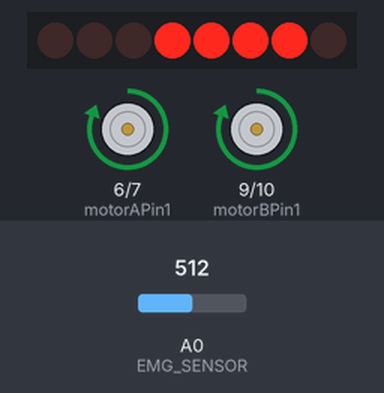
This sketch was run on a simulated Arduino Uno, built with avr-gcc and run on an emulated ATmega328P. On the bench: 8 shift-register outputs drawn as a row of LEDs (first output left, lit = HIGH), motor-driver pin pairs drawn as motors (green arrow = first pin HIGH = forward, orange = second pin HIGH = backward, longer = more drive, scaled by the enable pin). Wiring (inferred from the names in the program): shift register (74HC595): data pin 4; shift clock pin 3; latch pin 2. Wiring (inferred from the signals the program sends): row of LEDs: on Q0, Q1, Q2, Q3, Q4, Q5, Q6, Q7. The inputs (shaded band) are chosen by the test bench; at power-on: A0 (EMG_SENSOR) = 512. What the sketch prints to the serial monitor is not drawn.

Above: at 1.2 s.
1.3 s: A0 (EMG_SENSOR) set to 106
At 2.5 s:
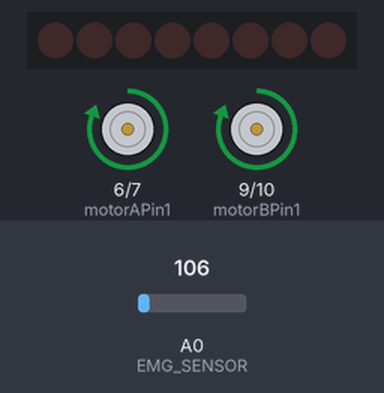
2.8 s: A0 (EMG_SENSOR) set to 90
At 3.9 s:
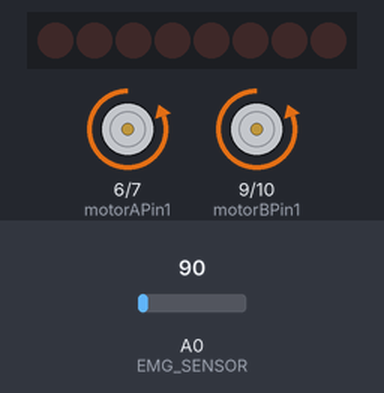
4.3 s: A0 (EMG_SENSOR) set to 287
At 5.0 s:
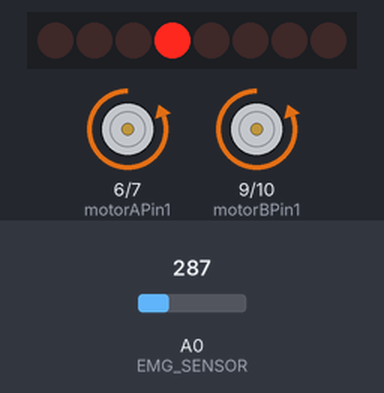
5.8 s: A0 (EMG_SENSOR) set to 316
At 6.1 s:
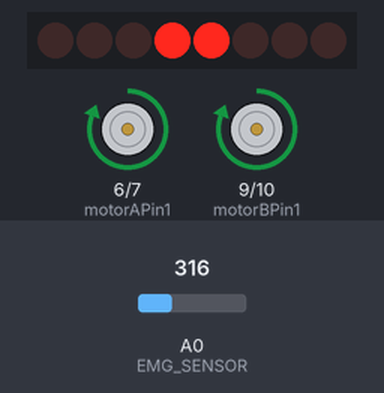
7.3 s: A0 (EMG_SENSOR) set to 388
8.8 s: A0 (EMG_SENSOR) set to 416
At 9.6 s:
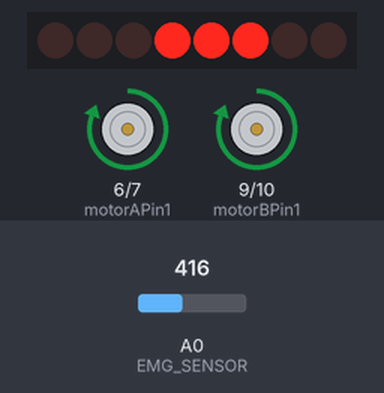
Timing chart, 0 to 11.3 s (numbered marks = the images above; inputs shaded):
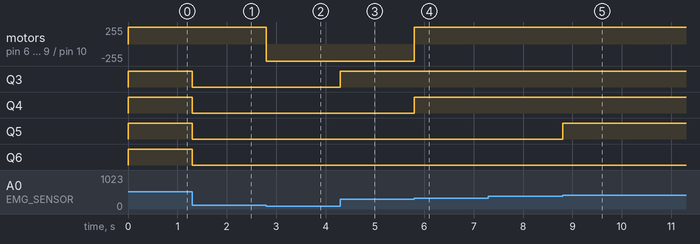

The sketch:

LED_L293D_v3.ino
```cpp
// ===== BioCARE EMG + Motor + LED Bar =====
// Sends EMG to Python in format: "<millis>,<raw>\n"

#define VIBRATION_PIN_1 9
#define VIBRATION_PIN_2 10
#define EMG_SENSOR A0

int latchPin = 2;
int clockPin = 3;
int dataPin = 4;

int numLEDs = 5;
int startPin = 3;
bool ledState[5] = { false, false, false, false, false };
int upperThresholds[5] = { 200, 300, 400, 500, 600 };
int lowerThresholds[5] = { 150, 250, 350, 450, 550 };

const int motorAPin1 = 6;
const int motorAPin2 = 7;
const int motorAEn = 5;

const int motorBPin1 = 9;
const int motorBPin2 = 10;
const int motorBEn = 11;

int sensor = 0;
bool state = false;

const int TH_high = 300;
const int TH_low = 100;

void setup() {
  pinMode(latchPin, OUTPUT);
  pinMode(clockPin, OUTPUT);
  pinMode(dataPin, OUTPUT);

  pinMode(motorAPin1, OUTPUT);
  pinMode(motorAPin2, OUTPUT);
  pinMode(motorAEn, OUTPUT);

  pinMode(motorBPin1, OUTPUT);
  pinMode(motorBPin2, OUTPUT);
  pinMode(motorBEn, OUTPUT);

  Serial.begin(115200);   // IMPORTANT: Python requires 115200
}

void loop() {

  // ====== 1) READ EMG ======
  sensor = analogRead(EMG_SENSOR);

  // ====== 2) SEND EMG TO PYTHON ======
  // Python expects:  "<millis>,<raw>"
  unsigned long ms = millis();
  Serial.print(ms);
  Serial.print(',');
  Serial.println(sensor);

  // ====== 3) LED BAR PROCESSING ======
  byte leds = 0;

  for (int i = 0; i < numLEDs; i++) {
    if (!ledState[i] && sensor > upperThresholds[i]) {
      ledState[i] = true;
    } else if (ledState[i] && sensor < lowerThresholds[i]) {
      ledState[i] = false;
    }

    if (ledState[i]) {
      leds |= (1 << (i + startPin));
    }
  }

  digitalWrite(latchPin, LOW);
  shiftOut(dataPin, clockPin, MSBFIRST, leds);
  digitalWrite(latchPin, HIGH);

  // ====== 4) MOTOR DIRECTION CONTROL ======
  if (sensor > TH_high) {
    state = true;
  } else if (sensor < TH_low) {
    state = false;
  }

  if (state) {
    digitalWrite(motorAPin1, HIGH);
    digitalWrite(motorAPin2, LOW);
    analogWrite(motorAEn, 255);

    digitalWrite(motorBPin1, HIGH);
    digitalWrite(motorBPin2, LOW);
    analogWrite(motorBEn, 255);
  } else {
    digitalWrite(motorAPin1, LOW);
    digitalWrite(motorAPin2, HIGH);
    analogWrite(motorAEn, 255);

    digitalWrite(motorBPin1, LOW);
    digitalWrite(motorBPin2, HIGH);
    analogWrite(motorBEn, 255);
  }

  delay(1);  // small delay for stability
}
```

Measured:
- the behaviour switches between 100 and 99 on A0 (EMG_SENSOR) (found by bisection; images 1 and 2)
- the behaviour switches between 300 and 301 on A0 (EMG_SENSOR) (found by bisection; images 3 and 4)
- the behaviour switches between 400 and 401 on A0 (EMG_SENSOR) (found by bisection; images 4 and 5)
- after the input at 1.3 s, Q3–6: HIGH → LOW at once
- after the input at 2.8 s, motor on pin 6 (motorAPin1) / pin 7 (motorAPin2), motor on pin 9 (motorBPin1) / pin 10 (motorBPin2): forward 255/255 → backward 255/255 at once
- after the input at 4.3 s, Q3: LOW → HIGH at once
- after the input at 5.8 s, motor on pin 6 (motorAPin1) / pin 7 (motorAPin2), motor on pin 9 (motorBPin1) / pin 10 (motorBPin2): backward 255/255 → forward 255/255 at once; Q4: LOW → HIGH at once
- after the input at 8.8 s, Q5: LOW → HIGH at once
